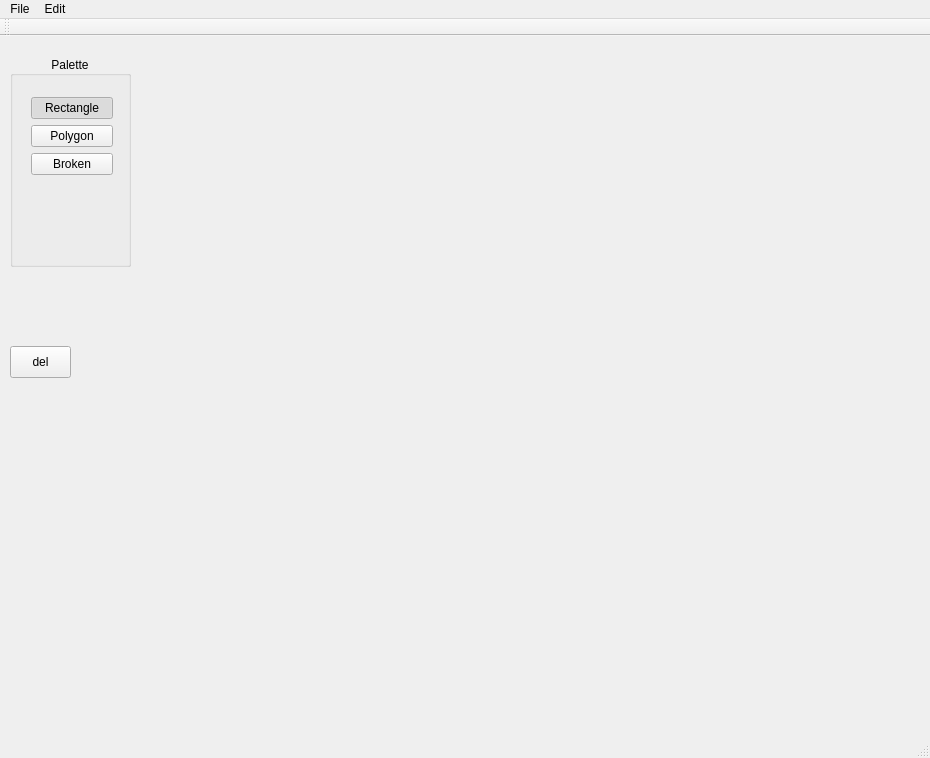
<?xml version="1.0" encoding="UTF-8"?>
<ui version="4.0">
 <class>MainWindow</class>
 <widget class="QMainWindow" name="MainWindow">
  <property name="geometry">
   <rect>
    <x>0</x>
    <y>0</y>
    <width>930</width>
    <height>758</height>
   </rect>
  </property>
  <property name="windowTitle">
   <string>Margaret</string>
  </property>
  <widget class="QWidget" name="centralWidget">
   <widget class="QGroupBox" name="groupBox">
    <property name="geometry">
     <rect>
      <x>10</x>
      <y>20</y>
      <width>121</width>
      <height>211</height>
     </rect>
    </property>
    <property name="title">
     <string>Palette</string>
    </property>
    <property name="alignment">
     <set>Qt::AlignCenter</set>
    </property>
    <property name="flat">
     <bool>false</bool>
    </property>
    <property name="checkable">
     <bool>false</bool>
    </property>
    <widget class="QWidget" name="">
     <property name="geometry">
      <rect>
       <x>10</x>
       <y>30</y>
       <width>104</width>
       <height>100</height>
      </rect>
     </property>
     <layout class="QVBoxLayout" name="verticalLayout">
      <item>
       <widget class="QPushButton" name="pushButton_2">
        <property name="text">
         <string>Rectangle</string>
        </property>
        <property name="checkable">
         <bool>true</bool>
        </property>
        <property name="checked">
         <bool>true</bool>
        </property>
        <attribute name="buttonGroup">
         <string notr="true">buttonGroup</string>
        </attribute>
       </widget>
      </item>
      <item>
       <widget class="QPushButton" name="pushButton_3">
        <property name="text">
         <string>Polygon</string>
        </property>
        <property name="checkable">
         <bool>true</bool>
        </property>
        <attribute name="buttonGroup">
         <string notr="true">buttonGroup</string>
        </attribute>
       </widget>
      </item>
      <item>
       <widget class="QPushButton" name="pushButton_4">
        <property name="text">
         <string>Broken</string>
        </property>
        <property name="checkable">
         <bool>true</bool>
        </property>
        <property name="checked">
         <bool>false</bool>
        </property>
        <attribute name="buttonGroup">
         <string notr="true">buttonGroup</string>
        </attribute>
       </widget>
      </item>
     </layout>
    </widget>
   </widget>
   <widget class="ColorButtonPicker" name="colorPickerButton" native="true">
    <property name="geometry">
     <rect>
      <x>10</x>
      <y>240</y>
      <width>61</width>
      <height>61</height>
     </rect>
    </property>
   </widget>
   <widget class="QPushButton" name="pushButton">
    <property name="geometry">
     <rect>
      <x>10</x>
      <y>310</y>
      <width>61</width>
      <height>32</height>
     </rect>
    </property>
    <property name="text">
     <string>del</string>
    </property>
   </widget>
   <widget class="CanvasWidget" name="canvas" native="true">
    <property name="geometry">
     <rect>
      <x>140</x>
      <y>20</y>
      <width>781</width>
      <height>611</height>
     </rect>
    </property>
    <property name="sizePolicy">
     <sizepolicy hsizetype="Expanding" vsizetype="Expanding">
      <horstretch>0</horstretch>
      <verstretch>0</verstretch>
     </sizepolicy>
    </property>
    <property name="mouseTracking">
     <bool>true</bool>
    </property>
    <widget class="GridWidget" name="grid" native="true">
     <property name="geometry">
      <rect>
       <x>0</x>
       <y>0</y>
       <width>421</width>
       <height>181</height>
      </rect>
     </property>
    </widget>
   </widget>
   <zorder>groupBox</zorder>
   <zorder>canvas</zorder>
   <zorder>colorPickerButton</zorder>
   <zorder>pushButton</zorder>
   <zorder>pushButton_2</zorder>
   <zorder>pushButton_3</zorder>
   <zorder>pushButton_4</zorder>
  </widget>
  <widget class="QMenuBar" name="menuBar">
   <property name="geometry">
    <rect>
     <x>0</x>
     <y>0</y>
     <width>930</width>
     <height>22</height>
    </rect>
   </property>
   <widget class="QMenu" name="menuFile">
    <property name="title">
     <string>File</string>
    </property>
    <addaction name="actionOpen"/>
   </widget>
   <widget class="QMenu" name="menuEdit">
    <property name="title">
     <string>Edit</string>
    </property>
    <addaction name="actionColor"/>
   </widget>
   <addaction name="menuFile"/>
   <addaction name="menuEdit"/>
  </widget>
  <widget class="QToolBar" name="mainToolBar">
   <attribute name="toolBarArea">
    <enum>TopToolBarArea</enum>
   </attribute>
   <attribute name="toolBarBreak">
    <bool>false</bool>
   </attribute>
  </widget>
  <widget class="QStatusBar" name="statusBar"/>
  <action name="actionFile">
   <property name="text">
    <string>File</string>
   </property>
  </action>
  <action name="actionOpen">
   <property name="text">
    <string>Open</string>
   </property>
  </action>
  <action name="actionColor">
   <property name="text">
    <string>Color</string>
   </property>
  </action>
 </widget>
 <layoutdefault spacing="6" margin="11"/>
 <customwidgets>
  <customwidget>
   <class>CanvasWidget</class>
   <extends>QWidget</extends>
   <header>canvaswidget.h</header>
   <container>1</container>
  </customwidget>
  <customwidget>
   <class>ColorButtonPicker</class>
   <extends>QWidget</extends>
   <header>colorbuttonpicker.h</header>
   <container>1</container>
  </customwidget>
  <customwidget>
   <class>GridWidget</class>
   <extends>QWidget</extends>
   <header>gridwidget.h</header>
   <container>1</container>
  </customwidget>
 </customwidgets>
 <resources/>
 <connections/>
 <buttongroups>
  <buttongroup name="buttonGroup"/>
 </buttongroups>
</ui>
